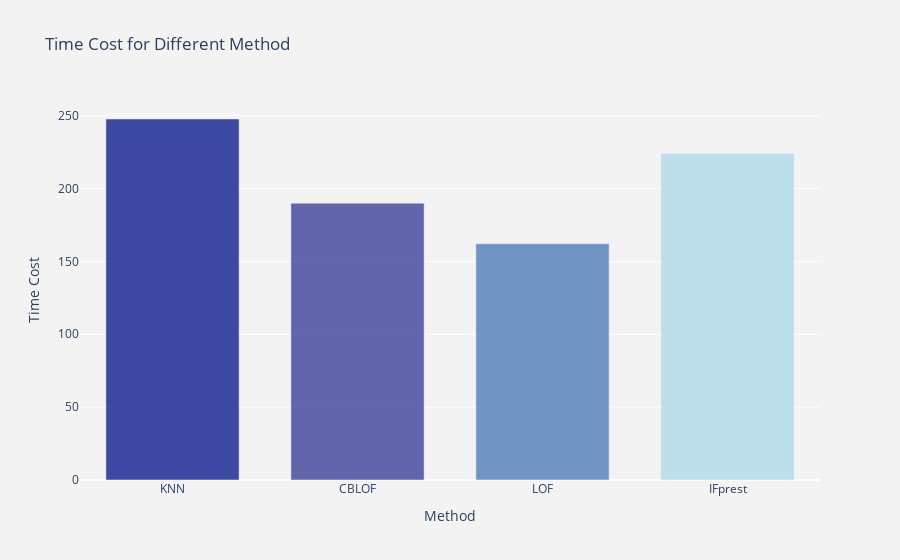

Notebook code for this chart:
### Code cell
# 算法执行时间
Method = ['KNN', 'CBLOF', 'LOF', 'IFprest']

trace = go.Bar(x=Method, y=wine_time_total,
               marker=dict(color=["rgb(1,15,139)", "rgb(49,54,149)", "rgb(69,117,180)", "rgb(171,217,233)"]), 
               opacity = 0.75)
layout = go.Layout(title='Time Cost for Different Method',
                   xaxis=dict(title='Method'), yaxis=dict(title='Time Cost'), bargap=0.2,
                   bargroupgap=0.1, paper_bgcolor='rgb(243, 243, 243)', plot_bgcolor="rgb(243, 243, 243)")

fig = go.Figure(data=[trace], layout=layout)
iplot(fig)

### Figure 1 — Plotly figure (JSON) as saved in the notebook; plotly's stock layout.template omitted (floating-point values rounded to 4 significant figures)
{"data": [{"marker": {"color": ["rgb(1,15,139)", "rgb(49,54,149)", "rgb(69,117,180)", "rgb(171,217,233)"]}, "opacity": 0.75, "type": "bar", "x": ["KNN", "CBLOF", "LOF", "IFprest"], "y": [247.8, 189.9, 162.1, 224.0]}], "layout": {"bargap": 0.2, "bargroupgap": 0.1, "paper_bgcolor": "rgb(243, 243, 243)", "plot_bgcolor": "rgb(243, 243, 243)", "title": {"text": "Time Cost for Different Method"}, "xaxis": {"title": {"text": "Method"}}, "yaxis": {"title": {"text": "Time Cost"}}}}
